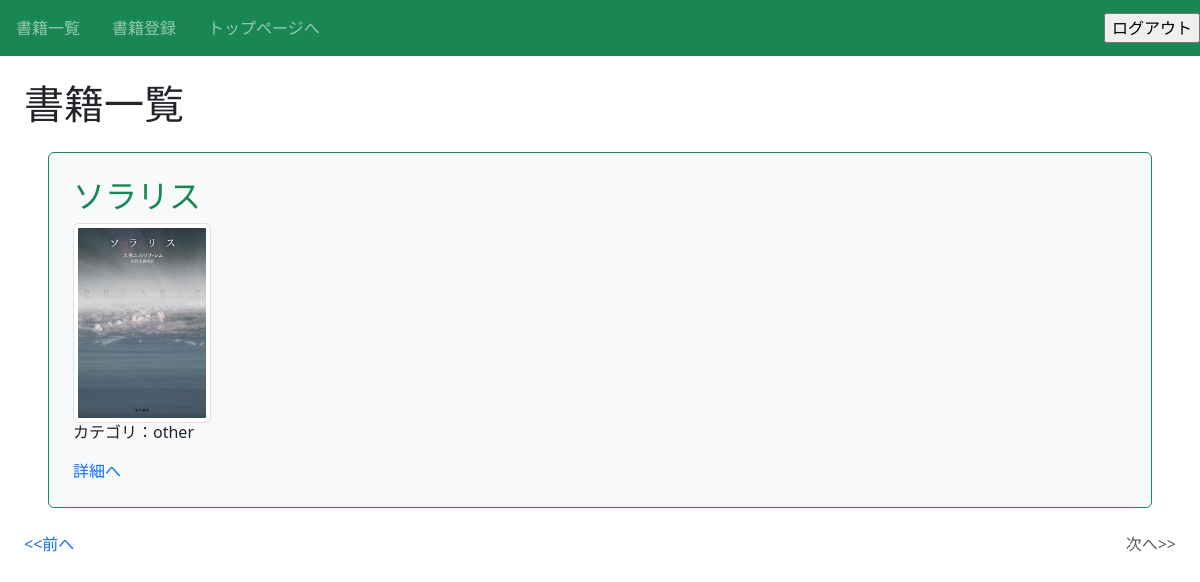
The app's page /book/?page=3 (signed in) with its own data.
### book/models.py (models this page shows, shortened)
class Book(models.Model): #モデル（データベーステーブル）の名前をBookと定義。modelsモジュールのModelクラスを継承
    title = models.CharField(max_length=100) #本のタイトル収納にCharFieldを定義
    text = models.TextField() #本の内容収納に、より長い文字列を収納出来るTextFieldを定義
    thumbnail = models.ImageField(null=True, blank=True) #nullはデータベースに何も入ってない事を許容するかどうか（今回は許容）
    category = models.CharField(
        max_length=100,
        choices = CATEGORY
    )
    user = models.ForeignKey('auth.User', on_delete=models.CASCADE)

### book/views.py (the view)
# urls.py: path('book/', views.ListBookView.as_view(), name='list-book'), #まずは
class ListBookView(LoginRequiredMixin, ListView): #ListViewクラスを継承してListBookViewを作る（データ一覧を表示するのに適したクラスを継承）
    template_name = 'book/book_list.html' #app内のtemplatesフォルダ内のbookフォルダ>book_list.htmlを表示に使う様に定義
    model = Book #モデルはapp内のmodels.py内のBookクラス（モデル、データベース）を使う様に定義
    paginate_by = ITEM_PER_PAGE #クラスの場合はpaginate_byに区切る数を渡すだけでページネーションが完了する。

### book/templates/book/book_list.html (shortened to what this page needs)
{% extends 'base.html' %}
{% block h1 %}書籍一覧{% endblock %}
{% block content %}
  {% for item in object_list %}
  <div class="p-4 m-4 bg-light border border-success rounded">
    <h2 class="text-success">{{ item.title }}</h2>
    <img src="{{ item.thumbnail.url }}" style="height: 200px; width: auto; object-fit: contain;" class="img-thumbnail" />
    <h6>カテゴリ：{{ item.category }}</h6>
    <div class="mt-3">
      <a href="{% url 'detail-book' item.pk %}">詳細へ</a>
    </div>
  </div>
  {% endfor %}
  {% include 'book/components/pagination.html' %}
{% endblock content %}

### book/static/book/css/style.css (style rules this page uses)
a { text-decoration: none; }

### records on screen
Book: title "ソラリス", thumbnail (picture), category "other"
